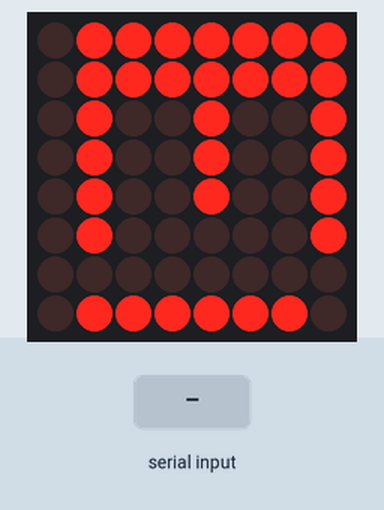
Recording of a sketch running on a simulated Arduino Uno, built with avr-gcc and run on an emulated ATmega328P. Parts: 8×8 LED matrix. Inputs (shaded band) come from the test bench.

Above: at 1.2 s.
1.3 s: "d:\n" received over Serial
At 1.76 s:
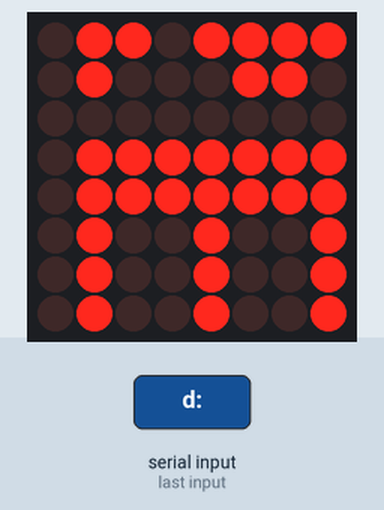
3.7 s: "m:90\n" received over Serial
At 3.89 s:
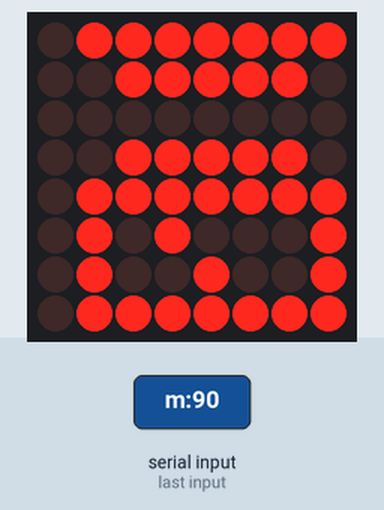
6.2 s: "m:,45\n" received over Serial
At 6.49 s:
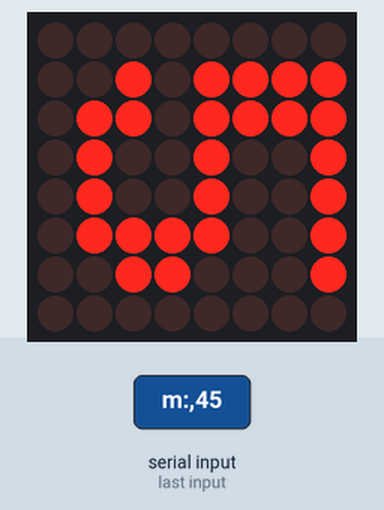
8.7 s: "i:\n" received over Serial
At 8.9 s:
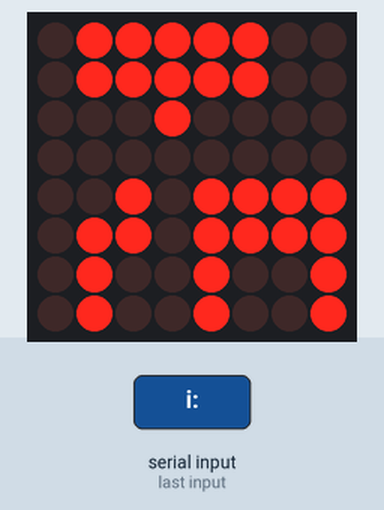

Measured:
- after the input at 1.3 s, the display: changes after 0.32 s (image 1)
- after the input at 3.7 s, the display: changes at once (image 2)
- after the input at 6.2 s, the display: changes after 0.15 s (image 3)

The sketch:

uno_ledmatrix.ino
```cpp
#include "LedControl.h"

const int g_chars[] PROGMEM = {
  ' ', B00000000, B00000000, B00000000, B00000000, B00000000, B00000000, B00000000, B00000000, 4,
  ':', B00000000, B00000110, B00000110, B00000000, B00000110, B00000110, B00000000, B00000000, 3,
  '0', B00111100, B01100110, B01100110, B01101110, B01110110, B01100110, B00111100, B00000000, 7,
  '1', B00000100, B00001100, B00011100, B00001100, B00001100, B00001100, B00011110, B00000000, 5,
  '2', B00111100, B01100110, B00000110, B00001100, B00011000, B00110000, B01111110, B00000000, 7,
  '3', B00111100, B01100110, B00000110, B00001100, B00000110, B01100110, B00111100, B00000000, 7,
  '4', B00100000, B01100000, B01101100, B01101100, B01111110, B00001100, B00001100, B00000000, 7,
  '5', B01111110, B01100000, B01100000, B01111100, B00000110, B01100110, B00111100, B00000000, 7,
  '6', B00111100, B01100110, B01100000, B01111100, B01100110, B01100110, B00111100, B00000000, 7,
  '7', B01111110, B00000110, B00000110, B00001100, B00011000, B00011000, B00011000, B00000000, 7,
  '8', B00111100, B01100110, B01100110, B00111100, B01100110, B01100110, B00111100, B00000000, 7,
  '9', B00111100, B01100110, B01100110, B00111110, B00000110, B01100110, B00111100, B00000000, 7,
  'A', B00111100, B01100110, B01100110, B01100110, B01111110, B01100110, B01100110, B00000000, 7,
  'B', B00111100, B00100010, B00100010, B00111100, B00100010, B00100010, B00111100, B00000000, 6,
  'C', B00011100, B00100010, B00100000, B00100000, B00100000, B00100010, B00011100, B00000000, 6,
  'D', B01111100, B01100110, B01100110, B01100110, B01100110, B01100110, B01111100, B00000000, 7,
  'E', B01111110, B01100000, B01100000, B01111100, B01100000, B01100000, B01111110, B00000000, 7,
  'F', B00111110, B00100000, B00100000, B00111100, B00100000, B00100000, B00100000, B00000000, 6,
  'G', B00011100, B00100010, B00100000, B00101110, B00100010, B00100010, B00011110, B00000000, 6,
  'H', B00100010, B00100010, B00100010, B00111110, B00100010, B00100010, B00100010, B00000000, 6,
  'I', B00011110, B00001100, B00001100, B00001100, B00001100, B00001100, B00011110, B00000000, 5,
  'J', B00001110, B00000100, B00000100, B00000100, B00000100, B00100100, B00011000, B00000000, 6,
  'K', B00100010, B00100100, B00101000, B00110000, B00101000, B00100100, B00100010, B00000000, 6,
  'L', B01100000, B01100000, B01100000, B01100000, B01100000, B01100000, B01111110, B00000000, 7,
  'M', B11000110, B11101110, B11111110, B11010110, B11000110, B11000110, B11000110, B00000000, 8,
  'N', B00100010, B00100010, B00110010, B00101010, B00100110, B00100010, B00100010, B00000000, 6,
  'O', B00011100, B00100010, B00100010, B00100010, B00100010, B00100010, B00011100, B00000000, 6,
  'P', B00111100, B00100010, B00100010, B00111100, B00100000, B00100000, B00100000, B00000000, 6,
  'Q', B00011100, B00100010, B00100010, B00100010, B00101010, B00100100, B00011010, B00000000, 6,
  'R', B01111100, B01100110, B01100110, B01111100, B01111000, B01101100, B01100110, B00000000, 7,
  'S', B00011110, B00100000, B00100000, B00011100, B00000010, B00000010, B00111100, B00000000, 6,
  'T', B00111110, B00001000, B00001000, B00001000, B00001000, B00001000, B00001000, B00000000, 6,
  'U', B00100010, B00100010, B00100010, B00100010, B00100010, B00100010, B00011100, B00000000, 6,
  'V', B00100010, B00100010, B00100010, B00100010, B00100010, B00010100, B00001000, B00000000, 6,
  'W', B00100010, B00100010, B00100010, B00101010, B00101010, B00101010, B00010100, B00000000, 6,
  'X', B00100010, B00100010, B00010100, B00001000, B00010100, B00100010, B00100010, B00000000, 6,
  'Y', B01100110, B01100110, B01100110, B00111100, B00011000, B00011000, B00011000, B00000000, 7,
  'Z', B00111110, B00000010, B00000100, B00001000, B00010000, B00100000, B00111110, B00000000, 6,
  'a', B00000000, B00000000, B00011100, B00000010, B00011110, B00100010, B00011110, B00000000, 6,
  'i', B00000100, B00000000, B00001100, B00000100, B00000100, B00000100, B00001110, B00000000, 4,
  'l', B00001100, B00000100, B00000100, B00000100, B00000100, B00000100, B00001110, B00000000, 4,
  NULL
};
LedControl g_lc = LedControl(10, 12, 11, 1);
String g_serial = "";
String g_message = "  READY  ";
int g_pos = 0;
unsigned long g_delay = 75;
unsigned long g_time = 0;

void setup() {
  Serial.begin(9600);
  g_lc.shutdown(0, false);
  g_lc.clearDisplay(0);
  g_lc.setIntensity(0, 1);
  g_lc.setLed(0, 0, 7, true);
}

void loop() {
  if (Serial.available()) {
    g_serial = Serial.readStringUntil('\n');
    if (g_serial.startsWith("m:")) {
      g_message = g_serial.substring(2);
      g_pos = 0;
    }
    if (g_serial.startsWith("i:")) {
      g_lc.setIntensity(0, g_serial.substring(2).toInt());
    }
    if (g_serial.startsWith("d:")) {
      g_delay = g_serial.substring(2).toInt();
    }
  }
  if (millis() < g_time) {
    return;
  }
  g_time = millis() + g_delay;

  int i, m, pos, j, k, o, row, mask, value, l;

  for (i = 0, m = g_message.length(), pos = 0; i < m; ++i) {
    for (j = 0; pgm_read_byte_near(g_chars + j); j += 10) {
      if (g_message[i] == pgm_read_byte_near(g_chars + j)) {
        for (k = 0, o = pgm_read_byte_near(g_chars + j + 9); k < o; ++k) {
          row = pos + k - g_pos;
          if ((row > -1) && (row < 8)) {
            mask = bit(o - k - 1);
            value = 0;
            for (l = 0; l < 8; ++l) {
              if (mask & pgm_read_byte_near(g_chars + l + j + 1)) {
                value +=  bit(l);
              }
            }
            g_lc.setRow(0, row, value);
          }
        }
        pos += o;
        break;
      }
    }
  }
  g_pos = ((g_pos + 8) >= pos) ? 0 : g_pos + 1;
}
```
